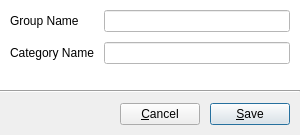
<?xml version="1.0" encoding="UTF-8"?>
<ui version="4.0">
 <class>InputExpenseCategory</class>
 <widget class="QDialog" name="InputExpenseCategory">
  <property name="geometry">
   <rect>
    <x>0</x>
    <y>0</y>
    <width>300</width>
    <height>135</height>
   </rect>
  </property>
  <property name="minimumSize">
   <size>
    <width>300</width>
    <height>0</height>
   </size>
  </property>
  <property name="windowTitle">
   <string>New Expense Category</string>
  </property>
  <layout class="QVBoxLayout" name="verticalLayout">
   <property name="spacing">
    <number>0</number>
   </property>
   <property name="leftMargin">
    <number>0</number>
   </property>
   <property name="topMargin">
    <number>0</number>
   </property>
   <property name="rightMargin">
    <number>0</number>
   </property>
   <property name="bottomMargin">
    <number>0</number>
   </property>
   <item>
    <widget class="QWidget" name="widget" native="true">
     <property name="sizePolicy">
      <sizepolicy hsizetype="Preferred" vsizetype="Expanding">
       <horstretch>0</horstretch>
       <verstretch>0</verstretch>
      </sizepolicy>
     </property>
     <property name="palette">
      <palette>
       <active>
        <colorrole role="Base">
         <brush brushstyle="SolidPattern">
          <color alpha="255">
           <red>255</red>
           <green>255</green>
           <blue>255</blue>
          </color>
         </brush>
        </colorrole>
        <colorrole role="Window">
         <brush brushstyle="SolidPattern">
          <color alpha="255">
           <red>255</red>
           <green>255</green>
           <blue>255</blue>
          </color>
         </brush>
        </colorrole>
       </active>
       <inactive>
        <colorrole role="Base">
         <brush brushstyle="SolidPattern">
          <color alpha="255">
           <red>255</red>
           <green>255</green>
           <blue>255</blue>
          </color>
         </brush>
        </colorrole>
        <colorrole role="Window">
         <brush brushstyle="SolidPattern">
          <color alpha="255">
           <red>255</red>
           <green>255</green>
           <blue>255</blue>
          </color>
         </brush>
        </colorrole>
       </inactive>
       <disabled>
        <colorrole role="Base">
         <brush brushstyle="SolidPattern">
          <color alpha="255">
           <red>255</red>
           <green>255</green>
           <blue>255</blue>
          </color>
         </brush>
        </colorrole>
        <colorrole role="Window">
         <brush brushstyle="SolidPattern">
          <color alpha="255">
           <red>255</red>
           <green>255</green>
           <blue>255</blue>
          </color>
         </brush>
        </colorrole>
       </disabled>
      </palette>
     </property>
     <property name="autoFillBackground">
      <bool>true</bool>
     </property>
     <layout class="QFormLayout" name="formLayout">
      <property name="horizontalSpacing">
       <number>10</number>
      </property>
      <property name="verticalSpacing">
       <number>10</number>
      </property>
      <property name="leftMargin">
       <number>10</number>
      </property>
      <property name="topMargin">
       <number>10</number>
      </property>
      <property name="rightMargin">
       <number>10</number>
      </property>
      <property name="bottomMargin">
       <number>10</number>
      </property>
      <item row="1" column="0">
       <widget class="QLabel" name="label_2">
        <property name="text">
         <string>Category Name</string>
        </property>
       </widget>
      </item>
      <item row="1" column="1">
       <widget class="QLineEdit" name="txtName"/>
      </item>
      <item row="0" column="0">
       <widget class="QLabel" name="label">
        <property name="text">
         <string>Group Name</string>
        </property>
       </widget>
      </item>
      <item row="0" column="1">
       <widget class="QLineEdit" name="txtGroup"/>
      </item>
     </layout>
    </widget>
   </item>
   <item>
    <widget class="Line" name="line">
     <property name="orientation">
      <enum>Qt::Horizontal</enum>
     </property>
    </widget>
   </item>
   <item>
    <layout class="QHBoxLayout" name="horizontalLayout">
     <property name="spacing">
      <number>10</number>
     </property>
     <property name="leftMargin">
      <number>10</number>
     </property>
     <property name="topMargin">
      <number>10</number>
     </property>
     <property name="rightMargin">
      <number>10</number>
     </property>
     <property name="bottomMargin">
      <number>10</number>
     </property>
     <item>
      <spacer name="horizontalSpacer">
       <property name="orientation">
        <enum>Qt::Horizontal</enum>
       </property>
       <property name="sizeHint" stdset="0">
        <size>
         <width>40</width>
         <height>20</height>
        </size>
       </property>
      </spacer>
     </item>
     <item>
      <widget class="QPushButton" name="btnCancel">
       <property name="text">
        <string>&amp;Cancel</string>
       </property>
       <property name="icon">
        <iconset theme="gtk-cancel">
         <normaloff>.</normaloff>.</iconset>
       </property>
      </widget>
     </item>
     <item>
      <widget class="QPushButton" name="btnSave">
       <property name="text">
        <string>&amp;Save</string>
       </property>
       <property name="icon">
        <iconset theme="gtk-save">
         <normaloff>.</normaloff>.</iconset>
       </property>
       <property name="default">
        <bool>true</bool>
       </property>
      </widget>
     </item>
    </layout>
   </item>
  </layout>
 </widget>
 <tabstops>
  <tabstop>txtGroup</tabstop>
  <tabstop>txtName</tabstop>
  <tabstop>btnCancel</tabstop>
  <tabstop>btnSave</tabstop>
 </tabstops>
 <resources/>
 <connections>
  <connection>
   <sender>btnCancel</sender>
   <signal>clicked()</signal>
   <receiver>InputExpenseCategory</receiver>
   <slot>reject()</slot>
   <hints>
    <hint type="sourcelabel">
     <x>152</x>
     <y>110</y>
    </hint>
    <hint type="destinationlabel">
     <x>149</x>
     <y>67</y>
    </hint>
   </hints>
  </connection>
  <connection>
   <sender>btnSave</sender>
   <signal>clicked()</signal>
   <receiver>InputExpenseCategory</receiver>
   <slot>accept()</slot>
   <hints>
    <hint type="sourcelabel">
     <x>247</x>
     <y>110</y>
    </hint>
    <hint type="destinationlabel">
     <x>149</x>
     <y>67</y>
    </hint>
   </hints>
  </connection>
 </connections>
</ui>
